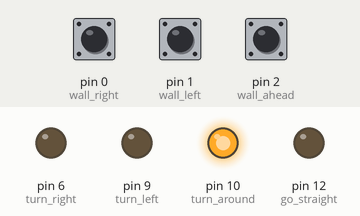
Simulated run of this sketch. Board: Arduino Uno, built with avr-gcc and run on an emulated ATmega328P. Parts: output pins drawn as LEDs (lit = HIGH). The inputs (shaded band) are chosen by the test bench; at power-on: pin 0 (wall_right) HIGH, pin 1 (wall_left) HIGH, pin 2 (wall_ahead) HIGH.

Above: at 1.2 s.
1.3 s: pin 0 (wall_right) pulled LOW for 0.15 s
At 1.37 s:
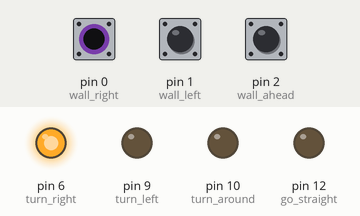
2.9 s: pin 1 (wall_left) pulled LOW for 0.15 s
At 2.97 s:
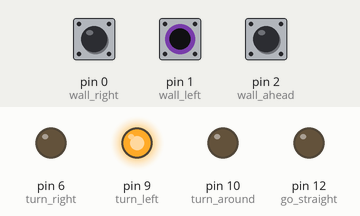
4.5 s: pin 2 (wall_ahead) pulled LOW for 0.15 s
At 4.57 s:
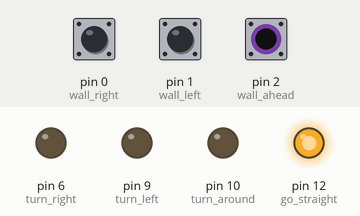
6.1 s: pin 2 (wall_ahead) pulled LOW for 3.2 s
At 10.5 s:
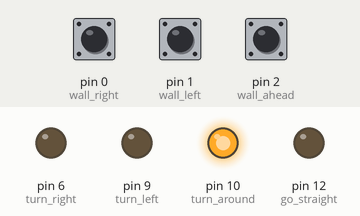
10.8 s: pin 0 (wall_right) pulled LOW for 3.2 s
At 11.7 s:
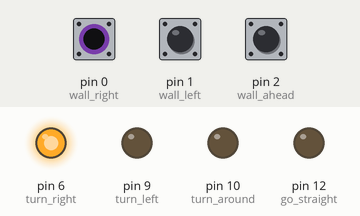
Timing chart, 0 to 15.5 s (numbered marks = the images above; inputs shaded):
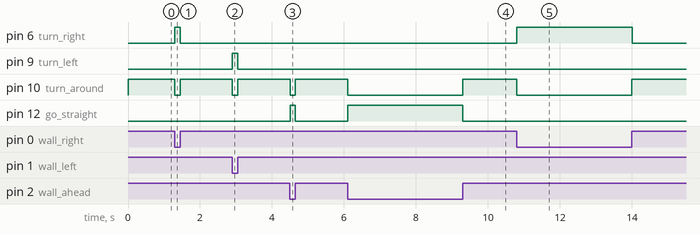

Measured:
- after the input at 1.3 s, pin 6 (turn_right): LOW → HIGH at once, → LOW 0.15 s later; pin 10 (turn_around): HIGH → LOW at once, → HIGH 0.15 s later
- after the input at 2.9 s, pin 9 (turn_left): LOW → HIGH at once, → LOW 0.15 s later; pin 10 (turn_around): HIGH → LOW at once, → HIGH 0.15 s later
- after the input at 4.5 s, pin 10 (turn_around): HIGH → LOW at once, → HIGH 0.15 s later; pin 12 (go_straight): LOW → HIGH at once, → LOW 0.15 s later
- after the input at 6.1 s, pin 10 (turn_around): HIGH → LOW at once, → HIGH 3.2 s later; pin 12 (go_straight): LOW → HIGH at once, → LOW 3.2 s later
- after the input at 10.8 s, pin 6 (turn_right): LOW → HIGH at once, → LOW 3.2 s later; pin 10 (turn_around): HIGH → LOW at once, → HIGH 3.2 s later

The sketch:

Assignment_7-_Mouse_Maze.ino
```cpp
// Chandrakumar Shalini
// Mouse Maze
// Using LEDs and pushbuttons to tell the mouse where to go in the maze following the right wall

int turn_left = 9;
int go_straight = 12;
int turn_right = 6;
int turn_around = 10;
int wall_left = 1;
int wall_ahead = 2;
int wall_right = 0;

void setup()
{
  pinMode(turn_left, OUTPUT);
  pinMode(go_straight, OUTPUT);
  pinMode(turn_around, OUTPUT);
  pinMode(turn_right, OUTPUT);
  pinMode(wall_left, INPUT_PULLUP);
  pinMode(wall_ahead, INPUT_PULLUP);
  pinMode(wall_right, INPUT_PULLUP);

}

void loop()
{
  if (digitalRead(wall_right) == 0) //if there is no wall to the right
  {
    digitalWrite(turn_right, HIGH); //then go right
    digitalWrite(turn_left, LOW);
    digitalWrite(go_straight, LOW);
    digitalWrite(turn_around, LOW);
  }
  else
  {
    if (digitalRead(wall_ahead) == 0) //if there is no wall straight
    {
      digitalWrite(go_straight, HIGH); //go straight
      digitalWrite(turn_right, LOW);
      digitalWrite(turn_left, LOW);
      digitalWrite(turn_around, LOW);
    }
    else
    {
      if (digitalRead(wall_left) == 0) //if there is no wall to the left
      {
        digitalWrite(turn_left, HIGH); //then go left
        digitalWrite(turn_right, LOW);
        digitalWrite(go_straight, LOW);
        digitalWrite(turn_around, LOW);
      }
      else
      {
        digitalWrite(turn_around, HIGH); //if there are all three walls then turn around
        digitalWrite(turn_right, LOW);
        digitalWrite(turn_left, LOW);
        digitalWrite(go_straight, LOW);
      }
    }
  }
}
```
